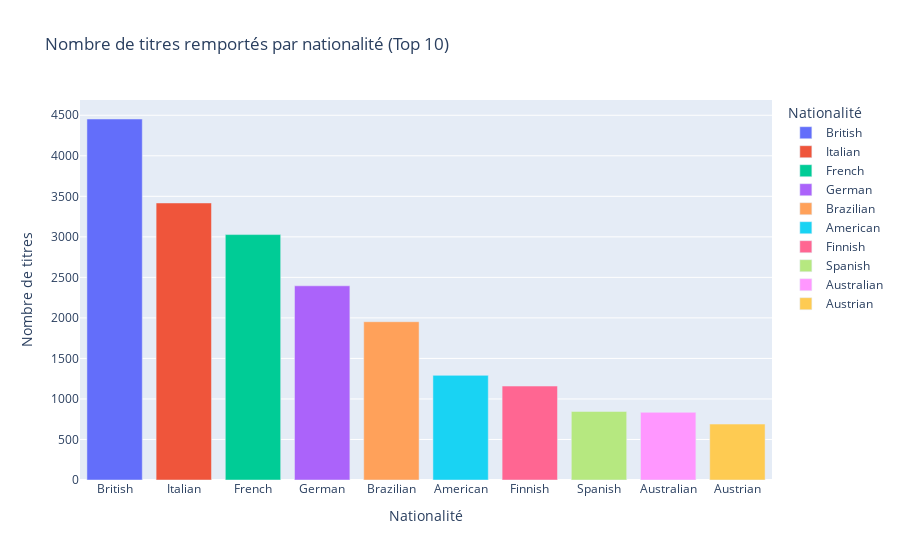

The notebook cell saved with this chart:
### Code cell
# Créer un graphique à barres
top_10 = result.head(10)


fig = px.bar(result.head(10), x='nationality', y='Titres', color='nationality',
             labels={'nationality': 'Nationalité', 'Titres': 'Nombre de titres'},
             title='Nombre de titres remportés par nationalité (Top 10)')
fig.update_layout(xaxis={'categoryorder':'total descending'})  
fig.show()

### Figure 1 — Plotly figure (JSON) as saved in the notebook; plotly's stock layout.template omitted (floating-point values rounded to 4 significant figures)
{"data": [{"alignmentgroup": "True", "hovertemplate": "Nationalité=%{x}<br>Nombre de titres=%{y}<extra></extra>", "legendgroup": "British", "marker": {"color": "#636efa", "pattern": {"shape": ""}}, "name": "British", "offsetgroup": "British", "orientation": "v", "showlegend": true, "textposition": "auto", "type": "bar", "x": ["British"], "xaxis": "x", "y": [4454], "yaxis": "y"}, {"alignmentgroup": "True", "hovertemplate": "Nationalité=%{x}<br>Nombre de titres=%{y}<extra></extra>", "legendgroup": "Italian", "marker": {"color": "#EF553B", "pattern": {"shape": ""}}, "name": "Italian", "offsetgroup": "Italian", "orientation": "v", "showlegend": true, "textposition": "auto", "type": "bar", "x": ["Italian"], "xaxis": "x", "y": [3418], "yaxis": "y"}, {"alignmentgroup": "True", "hovertemplate": "Nationalité=%{x}<br>Nombre de titres=%{y}<extra></extra>", "legendgroup": "French", "marker": {"color": "#00cc96", "pattern": {"shape": ""}}, "name": "French", "offsetgroup": "French", "orientation": "v", "showlegend": true, "textposition": "auto", "type": "bar", "x": ["French"], "xaxis": "x", "y": [3028], "yaxis": "y"}, {"alignmentgroup": "True", "hovertemplate": "Nationalité=%{x}<br>Nombre de titres=%{y}<extra></extra>", "legendgroup": "German", "marker": {"color": "#ab63fa", "pattern": {"shape": ""}}, "name": "German", "offsetgroup": "German", "orientation": "v", "showlegend": true, "textposition": "auto", "type": "bar", "x": ["German"], "xaxis": "x", "y": [2396], "yaxis": "y"}, {"alignmentgroup": "True", "hovertemplate": "Nationalité=%{x}<br>Nombre de titres=%{y}<extra></extra>", "legendgroup": "Brazilian", "marker": {"color": "#FFA15A", "pattern": {"shape": ""}}, "name": "Brazilian", "offsetgroup": "Brazilian", "orientation": "v", "showlegend": true, "textposition": "auto", "type": "bar", "x": ["Brazilian"], "xaxis": "x", "y": [1953], "yaxis": "y"}, {"alignmentgroup": "True", "hovertemplate": "Nationalité=%{x}<br>Nombre de titres=%{y}<extra></extra>", "legendgroup": "American", "marker": {"color": "#19d3f3", "pattern": {"shape": ""}}, "name": "American", "offsetgroup": "American", "orientation": "v", "showlegend": true, "textposition": "auto", "type": "bar", "x": ["American"], "xaxis": "x", "y": [1291], "yaxis": "y"}, {"alignmentgroup": "True", "hovertemplate": "Nationalité=%{x}<br>Nombre de titres=%{y}<extra></extra>", "legendgroup": "Finnish", "marker": {"color": "#FF6692", "pattern": {"shape": ""}}, "name": "Finnish", "offsetgroup": "Finnish", "orientation": "v", "showlegend": true, "textposition": "auto", "type": "bar", "x": ["Finnish"], "xaxis": "x", "y": [1159], "yaxis": "y"}, {"alignmentgroup": "True", "hovertemplate": "Nationalité=%{x}<br>Nombre de titres=%{y}<extra></extra>", "legendgroup": "Spanish", "marker": {"color": "#B6E880", "pattern": {"shape": ""}}, "name": "Spanish", "offsetgroup": "Spanish", "orientation": "v", "showlegend": true, "textposition": "auto", "type": "bar", "x": ["Spanish"], "xaxis": "x", "y": [846], "yaxis": "y"}, {"alignmentgroup": "True", "hovertemplate": "Nationalité=%{x}<br>Nombre de titres=%{y}<extra></extra>", "legendgroup": "Australian", "marker": {"color": "#FF97FF", "pattern": {"shape": ""}}, "name": "Australian", "offsetgroup": "Australian", "orientation": "v", "showlegend": true, "textposition": "auto", "type": "bar", "x": ["Australian"], "xaxis": "x", "y": [835], "yaxis": "y"}, {"alignmentgroup": "True", "hovertemplate": "Nationalité=%{x}<br>Nombre de titres=%{y}<extra></extra>", "legendgroup": "Austrian", "marker": {"color": "#FECB52", "pattern": {"shape": ""}}, "name": "Austrian", "offsetgroup": "Austrian", "orientation": "v", "showlegend": true, "textposition": "auto", "type": "bar", "x": ["Austrian"], "xaxis": "x", "y": [690], "yaxis": "y"}], "layout": {"autosize": true, "barmode": "relative", "legend": {"title": {"text": "Nationalité"}, "tracegroupgap": 0}, "title": {"text": "Nombre de titres remportés par nationalité (Top 10)"}, "xaxis": {"anchor": "y", "autorange": true, "categoryarray": ["British", "Italian", "French", "German", "Brazilian", "American", "Finnish", "Spanish", "Australian", "Austrian"], "categoryorder": "total descending", "domain": [0, 1], "range": [-0.5, 9.5], "title": {"text": "Nationalité"}, "type": "category"}, "yaxis": {"anchor": "x", "autorange": true, "domain": [0, 1], "range": [0, 4688.0], "title": {"text": "Nombre de titres"}, "type": "linear"}}}
